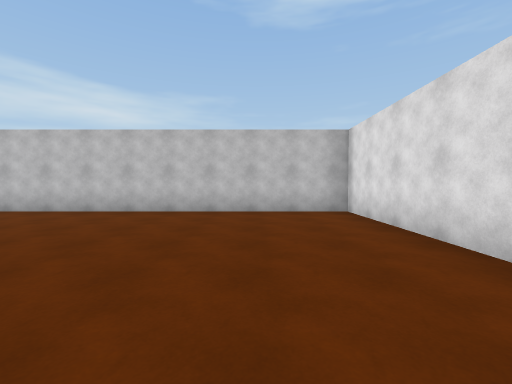
View 1 (above)

17 first-person views from a walk through a Unity game level. The camera is 1.4 m above the floor, tilts 2° down and sees 90° across. The floor is counted in squares, 2 m on a side. Each view is taken from the middle of a square. On the plan, view 1 faces up. The plan holds only what a view shows up to about 9 squares ahead; the rest is blank. Some animated figures are left out. Door leaves are left out, so doorways stand open.

View 2
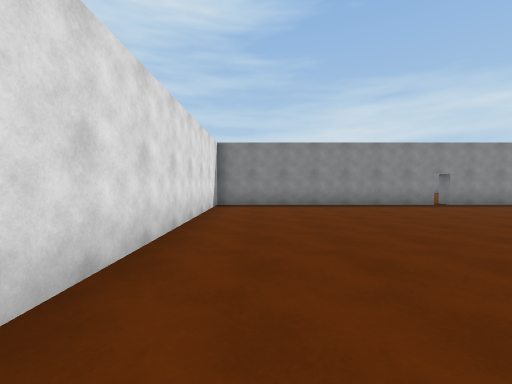

View 3
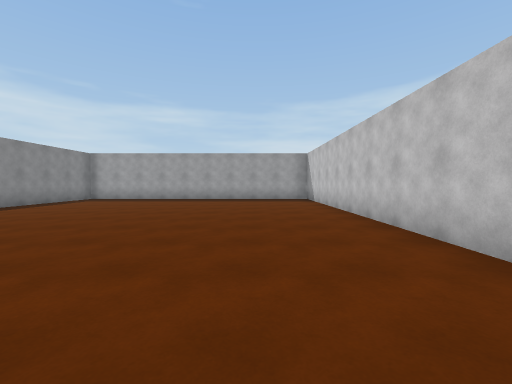

View 4
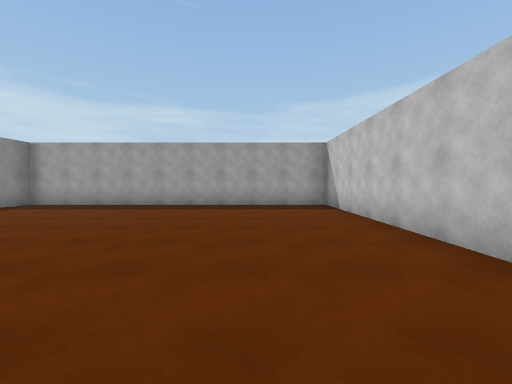

View 5
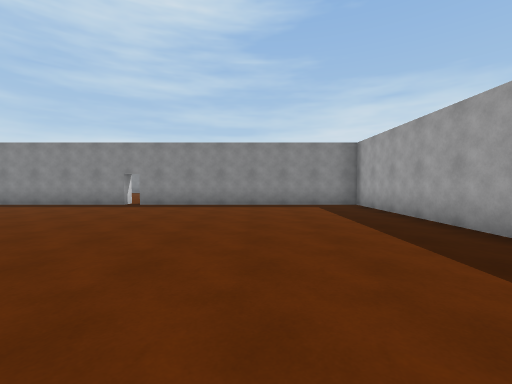

View 6
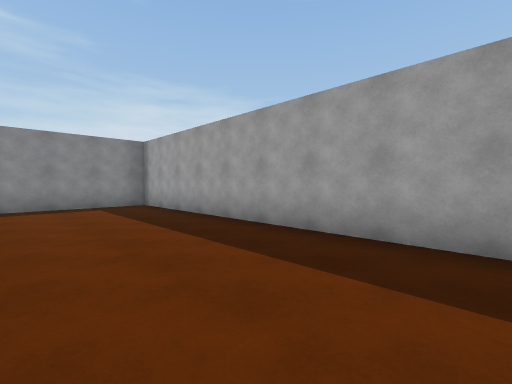

View 7
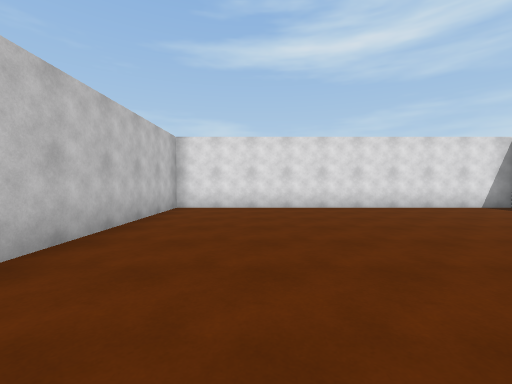

View 8
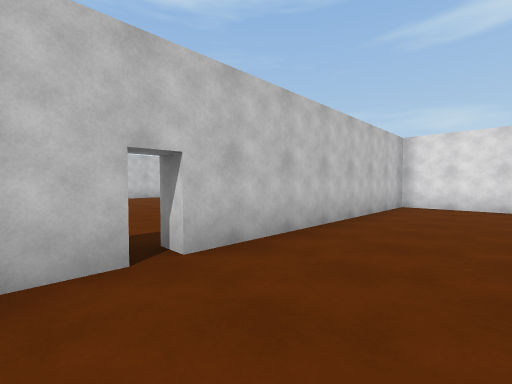

View 9
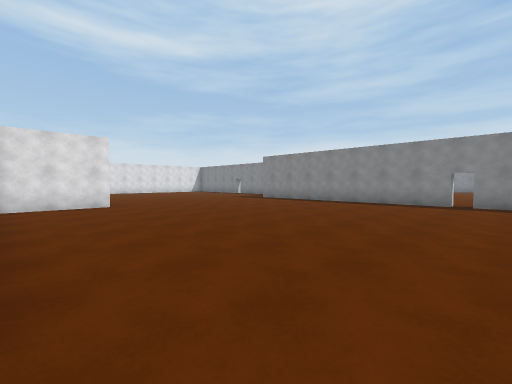

View 10
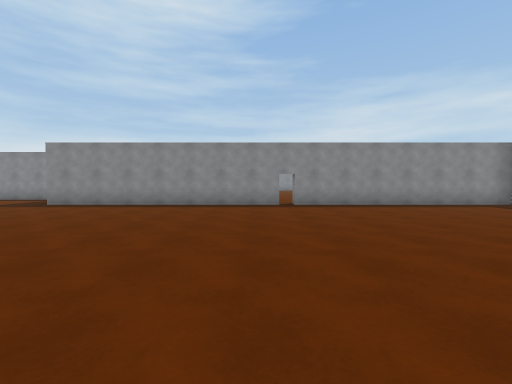

View 11
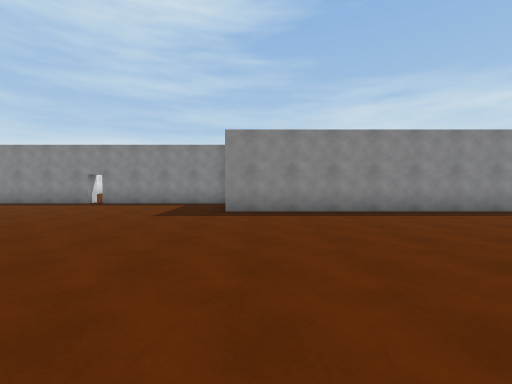

View 12
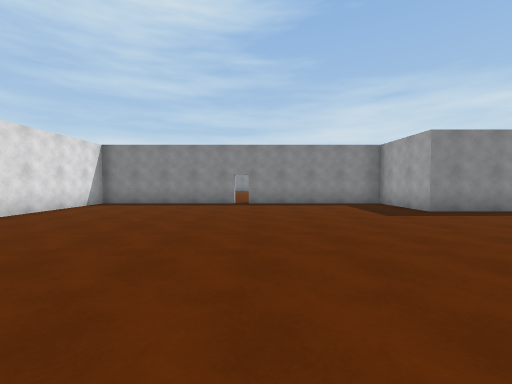

View 13
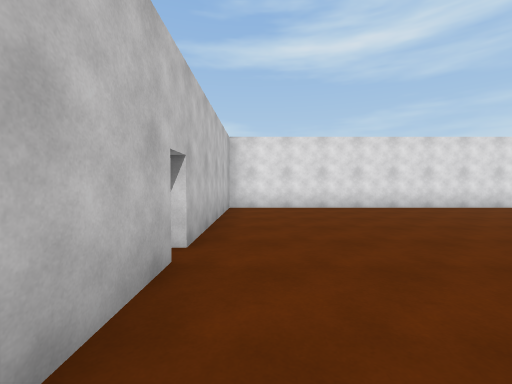

View 14
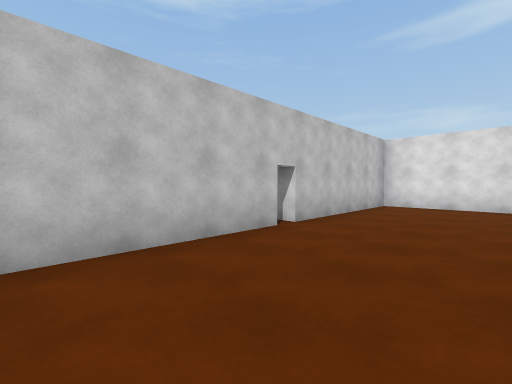

View 15
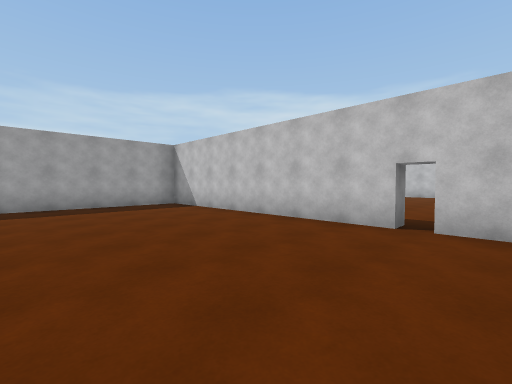

View 16
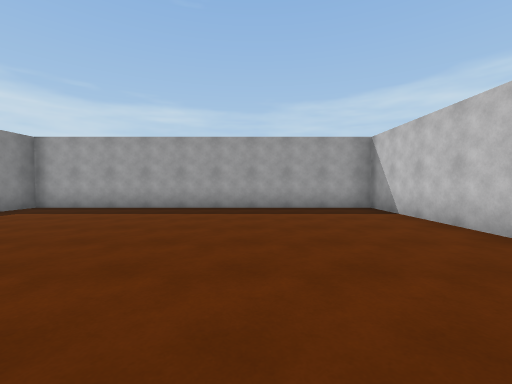

View 17
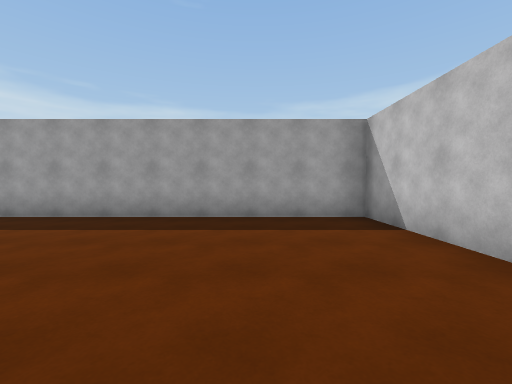

### Floor plan
Ten units are one square. View 1 is at (0, 0); x grows to the right and y downward. Boxes are objects, and circles mark ways between rooms. Rooms are numbered by the first view taken in them; rooms with no view inside come last. Other rooms are left out.
<svg viewBox="-128 -68 255 233">
<path fill="none" stroke="#000" d="M-47 37 -47 32 22 32 22 -63 -123 -63 -123 32 -52 32M22 62 22 37 -47 37M-47 133 27 133 27 157 72 157M-52 32 -52 37 -123 37 -123 133 -52 133M74 63 39 63M78 157 122 157 122 63 78 63"/>
<circle cx="-50" cy="40" r="3" fill="#2a7"/>
<text x="-50" y="-20">1</text>
<text x="0" y="90">2</text>
</svg>
Room 1 opens to room 2.

Where each view was taken, in squares from view 1:
view 1: 0 up, 0 right, facing up
view 2: 5 up, 1 right, facing down
view 3: 4 up, 1 left, facing left
view 4: 4 up, 4 left, facing left
view 5: 5 up, 9 left, facing down
view 6: 5 up, 9 left, facing down-left
view 7: 4 up, 5 left, facing right
view 8: 6 down, 6 left, facing up-right
view 9: 4 down, 6 left, facing down-right
view 10: 5 down, 4 left, facing down
view 11: 7 down, 2 right, facing down
view 12: 7 down, 7 right, facing down
view 13: 7 down, 5 right, facing right
view 14: 9 down, 4 right, facing up-right
view 15: 8 down, 4 left, facing up-left
view 16: 7 down, 5 left, facing left
view 17: 6 down, 7 left, facing left
